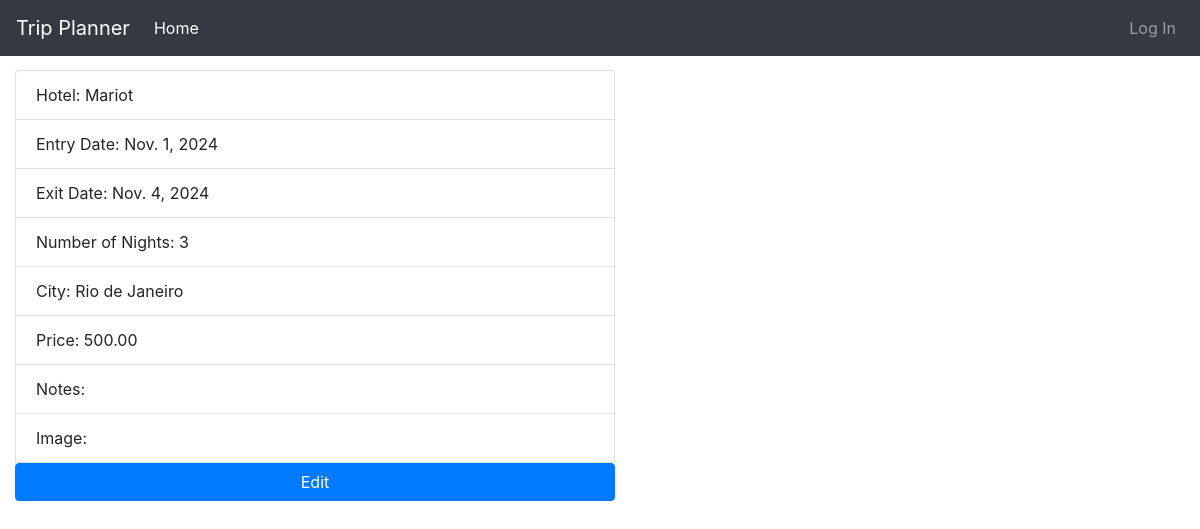
The app's page /activity_details/Hotel/4 with its own data.
### trip_planner/models.py (models this page shows, shortened)
class Hotel(models.Model):
    name = models.CharField(max_length=400)
    city = models.CharField(max_length=400, blank=True, null=True)
    entry_date = models.DateField()
    exit_date = models.DateField()
    number_of_nights = models.IntegerField()
    trip = models.ForeignKey(Trip, on_delete=models.CASCADE, related_name="trip_hotel")
    user = models.ForeignKey(User, on_delete=models.CASCADE, related_name="user_hotel")
    image = models.ImageField(upload_to='images/hotel')
    price = models.DecimalField(decimal_places=2, max_digits=10)
    contact = models.CharField(max_length=1000)
    category = models.ForeignKey(Category, on_delete=models.CASCADE, blank=True,null=True, related_name="category_hotel")

### trip_planner/views.py (the view)
# urls.py: path("activity_details/<str:category>/<int:id>", views.activity_details, name = "activity_details"),
def activity_details(request, category, id):
    if request.method == "GET":
        if category == "Activity":
            details = Activity.objects.get(id=id)
        elif category == "Hotel":
            details = Hotel.objects.get(id=id)
        elif category == "Transportation":
            details = Flight.objects.get(id=id)
        elif category == "Restaurant":
            details = Restaurant.objects.get(id=id)
        return render(request, "trip_planner/activity_details.html", {
            "details": details
            })

### trip_planner/templates/trip_planner/activity_details.html (shortened to what this page needs)
{% extends "trip_planner/layout.html" %}
{% block body %}
{% if details.category.type == "Restaurant" %}
    <ul class="list-group">
        <li class="list-group-item">Date: {{details.restaurant_date_time}}</li>
        <li class="list-group-item">Restaurant: {{details.restaurant_name}}</li>
        <li class="list-group-item">City: {{details.city}}</li>
        <li class="list-group-item">Price: {{details.price}}</li>
        <li class="list-group-item">Notes: {{details.notes}}</li>
        <li class="list-group-item">Image: {{details.image}}</li>
        <a href="{% url 'edit_activity' category=details.category.type id=details.id %}" class="btn btn-primary">Edit</a>
    </ul>
{% elif details.category.type == "Hotel" %}
<ul class="list-group">
    <li class="list-group-item">Hotel: {{details.name}}</li>
    <li class="list-group-item">Entry Date: {{details.entry_date}}</li>
    <li class="list-group-item">Exit Date: {{details.exit_date}}</li>
    <li class="list-group-item">Number of Nights: {{details.number_of_nights}}</li>
    <li class="list-group-item">City: {{details.city}}</li>
    <li class="list-group-item">Price: {{details.price}}</li>
    <li class="list-group-item">Notes: {{details.contact}}</li>
    <li class="list-group-item">Image: {{details.image}}</li>
    <a href="{% url 'edit_activity' category=details.category.type id=details.id %}" class="btn btn-primary">Edit</a>
</ul>
{% endif %}
{% endblock %}

### trip_planner/static/trip_planner/styles.css (style rules this page uses)
.list-group { width: 600px; margin-bottom: 8px; }

### records on screen
Hotel: name "Mariot", entry_date "Nov. 1, 2024", exit_date "Nov. 4, 2024", number_of_nights "3", city "Rio de Janeiro", price "500.00"
